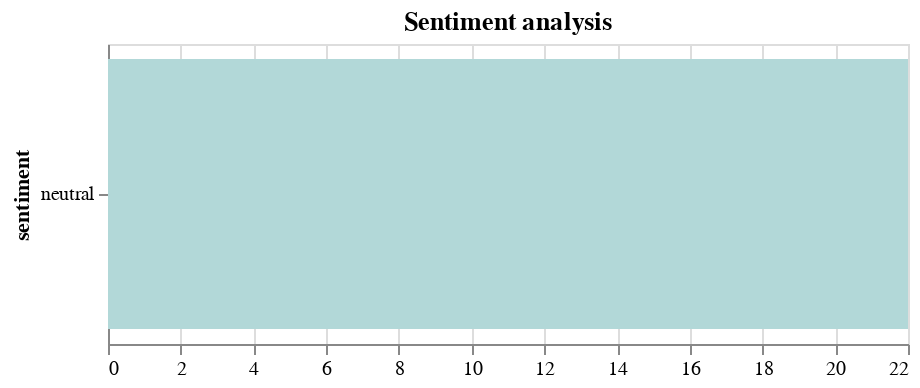

This figure's notebook cell:
### Markdown cell above
### Visualize data

### Code cell
import altair as alt

# create data to change colors in Altair plot
domain = ['neutral', 'positive', 'negative']
range_=['#b2d8d8',"#008080", '#db3d13']


alt.Chart(df).mark_bar().encode(
    x=alt.X('count()', title=None),
    y=alt.Y('sentiment', sort="-x"),
    color= alt.Color('sentiment', legend=None, scale=alt.Scale(domain=domain, range=range_))
).properties(
    title="Sentiment analysis",
    width=400,
    height=150,
)

### Figure 1 — Vega-Lite specification as saved in the notebook (floating-point values rounded to 4 significant figures)
{"config": {"view": {"continuousWidth": 400, "continuousHeight": 300}}, "data": {"name": "data-e450abb7408e300f4dcf6e20a8ec5e20"}, "mark": "bar", "encoding": {"color": {"field": "sentiment", "legend": null, "scale": {"domain": ["neutral", "positive", "negative"], "range": ["#b2d8d8", "#008080", "#db3d13"]}, "type": "nominal"}, "x": {"aggregate": "count", "title": null, "type": "quantitative"}, "y": {"field": "sentiment", "sort": "-x", "type": "nominal"}}, "height": 150, "title": "Sentiment analysis", "width": 400, "$schema": "https://vega.github.io/schema/vega-lite/v4.17.0.json", "datasets": {"data-e450abb7408e300f4dcf6e20a8ec5e20": [{"text": "the body of missing princeton university student misrach ewunetie has been found. https://t.co/66wv0od5ut", "created_at": "2022-10-20T19:58:17+00:00", "text_token": "['the', 'body', 'of', 'missing', 'princeton', 'university', 'student', 'misrach', 'ewunetie', 'has', 'been', 'found', 'https', 't', 'co', '66wv0od5ut']", "text_token_s": "['body', 'missing', 'princeton', 'university', 'student', 'misrach', 'ewunetie', 'found', '66wv0od5ut']", "text_si": "body missing princeton university student misrach ewunetie found 66wv0od5ut", "text_sil": "body missing princeton university student misrach ewunetie found 66wv0od5ut", "neg": 0.0, "neu": 1.0, "pos": 0.0, "compound": 0.0, "sentiment": "neutral"}, {"text": "uk prime minister liz truss quits after a disastrous six weeks in office, putting her on course to be britain's shortest-serving leader https://t.co/0o0xqscrxi", "created_at": "2022-10-20T12:37:10+00:00", "text_token": "['uk', 'prime', 'minister', 'liz', 'truss', 'quits', 'after', 'a', 'disastrous', 'six', 'weeks', 'in', 'office', 'putting', 'her', 'on', 'course', 'to', 'be', 'britain', 's', 'shortest', 'serving', 'leader', 'https', 't', 'co', '0o0xqscrxi']", "text_token_s": "['uk', 'prime', 'minister', 'liz', 'truss', 'quits', 'disastrous', 'six', 'weeks', 'office', 'putting', 'course', 'britain', 'shortest', 'serving', 'leader', '0o0xqscrxi']", "text_si": "prime minister liz truss quits disastrous six weeks office putting course britain shortest serving leader 0o0xqscrxi", "text_sil": "prime minister liz truss quits disastrous six weeks office putting course britain shortest serving leader 0o0xqscrxi", "neg": 0.0, "neu": 1.0, "pos": 0.0, "compound": 0.0, "sentiment": "neutral"}, {"text": "trump weighs letting federal agents return to mar-a-lago, potentially for a supervised search, as the government seeks to ensure all docs are returned. https://t.co/ppjifj2qqq", "created_at": "2022-10-19T23:03:37+00:00", "text_token": "['trump', 'weighs', 'letting', 'federal', 'agents', 'return', 'to', 'mar', 'a', 'lago', 'potentially', 'for', 'a', 'supervised', 'search', 'as', 'the', 'government', 'seeks', 'to', 'ensure', 'all', 'docs', 'are', 'returned', 'https', 't', 'co', 'ppjifj2qqq']", "text_token_s": "['trump', 'weighs', 'letting', 'federal', 'agents', 'return', 'mar', 'lago', 'potentially', 'supervised', 'search', 'government', 'seeks', 'ensure', 'docs', 'returned', 'ppjifj2qqq']", "text_si": "trump weighs letting federal agents return mar lago potentially supervised search government seeks ensure docs returned ppjifj2qqq", "text_sil": "trump weighs letting federal agents return mar lago potentially supervised search government seeks ensure docs returned ppjifj2qqq", "neg": 0.0, "neu": 1.0, "pos": 0.0, "compound": 0.0, "sentiment": "neutral"}, {"text": "britain's home secretary suella braverman quits, throwing the government of embattled prime minister liz truss into further turmoil. https://t.co/xizzmajsao", "created_at": "2022-10-19T16:17:29+00:00", "text_token": "['britain', 's', 'home', 'secretary', 'suella', 'braverman', 'quits', 'throwing', 'the', 'government', 'of', 'embattled', 'prime', 'minister', 'liz', 'truss', 'into', 'further', 'turmoil', 'https', 't', 'co', 'xizzmajsao']", "text_token_s": "['britain', 'home', 'secretary', 'suella', 'braverman', 'quits', 'throwing', 'government', 'embattled', 'prime', 'minister', 'liz', 'truss', 'turmoil', 'xizzmajsao']", "text_si": "britain home secretary suella braverman quits throwing government embattled prime minister liz truss turmoil xizzmajsao", "text_sil": "britain home secretary suella braverman quits throwing government embattled prime minister liz truss turmoil xizzmajsao", "neg": 0.0, "neu": 1.0, "pos": 0.0, "compound": 0.0, "sentiment": "neutral"}, {"text": "russian president vladimir putin signs a decree introducing martial law in four ukrainian regions that moscow recently claimed to have annexed https://t.co/i4d4skhrge", "created_at": "2022-10-19T12:02:15+00:00", "text_token": "['russian', 'president', 'vladimir', 'putin', 'signs', 'a', 'decree', 'introducing', 'martial', 'law', 'in', 'four', 'ukrainian', 'regions', 'that', 'moscow', 'recently', 'claimed', 'to', 'have', 'annexed', 'https', 't', 'co', 'i4d4skhrge']", "text_token_s": "['russian', 'president', 'vladimir', 'putin', 'signs', 'decree', 'introducing', 'martial', 'law', 'four', 'ukrainian', 'regions', 'moscow', 'recently', 'claimed', 'annexed', 'i4d4skhrge']", "text_si": "russian president vladimir putin signs decree introducing martial law four ukrainian regions moscow recently claimed annexed i4d4skhrge", "text_sil": "russian president vladimir putin signs decree introducing martial law four ukrainian regions moscow recently claimed annexed i4d4skhrge", "neg": 0.0, "neu": 1.0, "pos": 0.0, "compound": 0.0, "sentiment": "neutral"}, {"text": "rising food and housing costs drove uk inflation back to a 40-year high of 10.1% in september https://t.co/rzcvzuvhap", "created_at": "2022-10-19T09:04:45+00:00", "text_token": "['rising', 'food', 'and', 'housing', 'costs', 'drove', 'uk', 'inflation', 'back', 'to', 'a', '40', 'year', 'high', 'of', '10', '1', 'in', 'september', 'https', 't', 'co', 'rzcvzuvhap']", "text_token_s": "['rising', 'food', 'housing', 'costs', 'drove', 'uk', 'inflation', 'back', '40', 'year', 'high', '10', '1', 'september', 'rzcvzuvhap']", "text_si": "rising food housing costs drove inflation back year high september rzcvzuvhap", "text_sil": "rising food housing costs drove inflation back year high september rzcvzuvhap", "neg": 0.0, "neu": 1.0, "pos": 0.0, "compound": 0.0, "sentiment": "neutral"}, {"text": "jury finds paul flores guilty of first-degree murder in the death of kristin smart. his father was found not guilty of being an accessory to the murder. https://t.co/kiypga2ytv", "created_at": "2022-10-18T21:35:05+00:00", "text_token": "['jury', 'finds', 'paul', 'flores', 'guilty', 'of', 'first', 'degree', 'murder', 'in', 'the', 'death', 'of', 'kristin', 'smart', 'his', 'father', 'was', 'found', 'not', 'guilty', 'of', 'being', 'an', 'accessory', 'to', 'the', 'murder', 'https', 't', 'co', 'kiypga2ytv']", "text_token_s": "['jury', 'finds', 'paul', 'flores', 'guilty', 'first', 'degree', 'murder', 'death', 'kristin', 'smart', 'father', 'found', 'guilty', 'accessory', 'murder', 'kiypga2ytv']", "text_si": "jury finds paul flores guilty first degree murder death kristin smart father found guilty accessory murder kiypga2ytv", "text_sil": "jury finds paul flores guilty first degree murder death kristin smart father found guilty accessory murder kiypga2ytv", "neg": 0.0, "neu": 1.0, "pos": 0.0, "compound": 0.0, "sentiment": "neutral"}, {"text": "russian expat who was the main source for infamous trump dossier is acquitted of lying to the fbi, an embarrassing defeat for special counsel durham\nhttps://t.co/vu0cacf8zn", "created_at": "2022-10-18T20:29:03+00:00", "text_token": "['russian', 'expat', 'who', 'was', 'the', 'main', 'source', 'for', 'infamous', 'trump', 'dossier', 'is', 'acquitted', 'of', 'lying', 'to', 'the', 'fbi', 'an', 'embarrassing', 'defeat', 'for', 'special', 'counsel', 'durham', 'https', 't', 'co', 'vu0cacf8zn']", "text_token_s": "['russian', 'expat', 'main', 'source', 'infamous', 'trump', 'dossier', 'acquitted', 'lying', 'fbi', 'embarrassing', 'defeat', 'special', 'counsel', 'durham', 'vu0cacf8zn']", "text_si": "russian expat main source infamous trump dossier acquitted lying fbi embarrassing defeat special counsel durham vu0cacf8zn", "text_sil": "russian expat main source infamous trump dossier acquitted lying fbi embarrassing defeat special counsel durham vu0cacf8zn", "neg": 0.0, "neu": 1.0, "pos": 0.0, "compound": 0.0, "sentiment": "neutral"}, {"text": "a pilot and passenger are dead after a plane crashed into a car dealership lot near marietta, ohio. authorities say no one on the ground was injured https://t.co/xoyydu8lb6", "created_at": "2022-10-18T16:00:21+00:00", "text_token": "['a', 'pilot', 'and', 'passenger', 'are', 'dead', 'after', 'a', 'plane', 'crashed', 'into', 'a', 'car', 'dealership', 'lot', 'near', 'marietta', 'ohio', 'authorities', 'say', 'no', 'one', 'on', 'the', 'ground', 'was', 'injured', 'https', 't', 'co', 'xoyydu8lb6']", "text_token_s": "['pilot', 'passenger', 'dead', 'plane', 'crashed', 'car', 'dealership', 'lot', 'near', 'marietta', 'ohio', 'authorities', 'say', 'one', 'ground', 'injured', 'xoyydu8lb6']", "text_si": "pilot passenger dead plane crashed car dealership lot near marietta ohio authorities say one ground injured xoyydu8lb6", "text_sil": "pilot passenger dead plane crashed car dealership lot near marietta ohio authorities say one ground injured xoyydu8lb6", "neg": 0.0, "neu": 1.0, "pos": 0.0, "compound": 0.0, "sentiment": "neutral"}, {"text": "ukraine's president zelensky says 30% of the country's power stations have been destroyed in russia's latest round of attacks https://t.co/dy8rz68qm8", "created_at": "2022-10-18T10:33:29+00:00", "text_token": "['ukraine', 's', 'president', 'zelensky', 'says', '30', 'of', 'the', 'country', 's', 'power', 'stations', 'have', 'been', 'destroyed', 'in', 'russia', 's', 'latest', 'round', 'of', 'attacks', 'https', 't', 'co', 'dy8rz68qm8']", "text_token_s": "['ukraine', 'president', 'zelensky', 'says', '30', 'country', 'power', 'stations', 'destroyed', 'russia', 'latest', 'round', 'attacks', 'dy8rz68qm8']", "text_si": "ukraine president zelensky says country power stations destroyed russia latest round attacks dy8rz68qm8", "text_sil": "ukraine president zelensky says country power stations destroyed russia latest round attacks dy8rz68qm8", "neg": 0.0, "neu": 1.0, "pos": 0.0, "compound": 0.0, "sentiment": "neutral"}, {"text": "president biden announces the formal launch of the student loan forgiveness application website https://t.co/qw0k3trl4b", "created_at": "2022-10-17T19:27:45+00:00", "text_token": "['president', 'biden', 'announces', 'the', 'formal', 'launch', 'of', 'the', 'student', 'loan', 'forgiveness', 'application', 'website', 'https', 't', 'co', 'qw0k3trl4b']", "text_token_s": "['president', 'biden', 'announces', 'formal', 'launch', 'student', 'loan', 'forgiveness', 'application', 'website', 'qw0k3trl4b']", "text_si": "president biden announces formal launch student loan forgiveness application website qw0k3trl4b", "text_sil": "president biden announces formal launch student loan forgiveness application website qw0k3trl4b", "neg": 0.0, "neu": 1.0, "pos": 0.0, "compound": 0.0, "sentiment": "neutral"}, {"text": "a russian fighter jet has crashed into a residential building after taking off from a military airfield, state media reports https://t.co/reczia3ix3", "created_at": "2022-10-17T17:27:13+00:00", "text_token": "['a', 'russian', 'fighter', 'jet', 'has', 'crashed', 'into', 'a', 'residential', 'building', 'after', 'taking', 'off', 'from', 'a', 'military', 'airfield', 'state', 'media', 'reports', 'https', 't', 'co', 'reczia3ix3']", "text_token_s": "['russian', 'fighter', 'jet', 'crashed', 'residential', 'building', 'taking', 'military', 'airfield', 'state', 'media', 'reports', 'reczia3ix3']", "text_si": "russian fighter jet crashed residential building taking military airfield state media reports reczia3ix3", "text_sil": "russian fighter jet crashed residential building taking military airfield state media reports reczia3ix3", "neg": 0.0, "neu": 1.0, "pos": 0.0, "compound": 0.0, "sentiment": "neutral"}, {"text": "former president donald trump's company charged the secret service as much as $1,185 per night at its properties despite claims they'd stay free or \"at cost,\" house panel says https://t.co/v69rtpyzsq", "created_at": "2022-10-17T16:31:30+00:00", "text_token": "['former', 'president', 'donald', 'trump', 's', 'company', 'charged', 'the', 'secret', 'service', 'as', 'much', 'as', '1', '185', 'per', 'night', 'at', 'its', 'properties', 'despite', 'claims', 'they', 'd', 'stay', 'free', 'or', 'at', 'cost', 'house', 'panel', 'says', 'https', 't', 'co', 'v69rtpyzsq']", "text_token_s": "['former', 'president', 'donald', 'trump', 'company', 'charged', 'secret', 'service', 'much', '1', '185', 'per', 'night', 'properties', 'despite', 'claims', 'stay', 'free', 'cost', 'house', 'panel', 'says', 'v69rtpyzsq']", "text_si": "former president donald trump company charged secret service much 185 per night properties despite claims stay free cost house panel says v69rtpyzsq", "text_sil": "former president donald trump company charged secret service much 185 per night properties despite claims stay free cost house panel says v69rtpyzsq", "neg": 0.0, "neu": 1.0, "pos": 0.0, "compound": 0.0, "sentiment": "neutral"}, {"text": "steve bannon sentencing recommendation seeks six months in prison plus $200,000 in fines for contempt of congress conviction\nhttps://t.co/qq4l6vlou5", "created_at": "2022-10-17T13:08:39+00:00", "text_token": "['steve', 'bannon', 'sentencing', 'recommendation', 'seeks', 'six', 'months', 'in', 'prison', 'plus', '200', '000', 'in', 'fines', 'for', 'contempt', 'of', 'congress', 'conviction', 'https', 't', 'co', 'qq4l6vlou5']", "text_token_s": "['steve', 'bannon', 'sentencing', 'recommendation', 'seeks', 'six', 'months', 'prison', 'plus', '200', '000', 'fines', 'contempt', 'congress', 'conviction', 'qq4l6vlou5']", "text_si": "steve bannon sentencing recommendation seeks six months prison plus 200 000 fines contempt congress conviction qq4l6vlou5", "text_sil": "steve bannon sentencing recommendation seeks six months prison plus 200 000 fines contempt congress conviction qq4l6vlou5", "neg": 0.0, "neu": 1.0, "pos": 0.0, "compound": 0.0, "sentiment": "neutral"}, {"text": "blasts were heard in the ukrainian capital as a result of apparent russian missile strikes on monday morning. follow live updates.\nhttps://t.co/h0p9xux3wk", "created_at": "2022-10-17T05:12:01+00:00", "text_token": "['blasts', 'were', 'heard', 'in', 'the', 'ukrainian', 'capital', 'as', 'a', 'result', 'of', 'apparent', 'russian', 'missile', 'strikes', 'on', 'monday', 'morning', 'follow', 'live', 'updates', 'https', 't', 'co', 'h0p9xux3wk']", "text_token_s": "['blasts', 'heard', 'ukrainian', 'capital', 'result', 'apparent', 'russian', 'missile', 'strikes', 'monday', 'morning', 'follow', 'live', 'updates', 'h0p9xux3wk']", "text_si": "blasts heard ukrainian capital result apparent russian missile strikes monday morning follow live updates h0p9xux3wk", "text_sil": "blasts heard ukrainian capital result apparent russian missile strikes monday morning follow live updates h0p9xux3wk", "neg": 0.0, "neu": 1.0, "pos": 0.0, "compound": 0.0, "sentiment": "neutral"}, {"text": "authorities in central california have arrested a man in connection with a series of killings that claimed the lives of six people https://t.co/nlzrnsmb11", "created_at": "2022-10-15T23:48:28+00:00", "text_token": "['authorities', 'in', 'central', 'california', 'have', 'arrested', 'a', 'man', 'in', 'connection', 'with', 'a', 'series', 'of', 'killings', 'that', 'claimed', 'the', 'lives', 'of', 'six', 'people', 'https', 't', 'co', 'nlzrnsmb11']", "text_token_s": "['authorities', 'central', 'california', 'arrested', 'man', 'connection', 'series', 'killings', 'claimed', 'lives', 'six', 'people', 'nlzrnsmb11']", "text_si": "authorities central california arrested man connection series killings claimed lives six people nlzrnsmb11", "text_sil": "authorities central california arrested man connection series killings claimed lives six people nlzrnsmb11", "neg": 0.0, "neu": 1.0, "pos": 0.0, "compound": 0.0, "sentiment": "neutral"}, {"text": "bruce sutter, a cy young award-winning relief pitcher and world series champion who pioneered the split-finger fastball, has died at 69. https://t.co/rdnsvno63v", "created_at": "2022-10-14T20:06:13+00:00", "text_token": "['bruce', 'sutter', 'a', 'cy', 'young', 'award', 'winning', 'relief', 'pitcher', 'and', 'world', 'series', 'champion', 'who', 'pioneered', 'the', 'split', 'finger', 'fastball', 'has', 'died', 'at', '69', 'https', 't', 'co', 'rdnsvno63v']", "text_token_s": "['bruce', 'sutter', 'cy', 'young', 'award', 'winning', 'relief', 'pitcher', 'world', 'series', 'champion', 'pioneered', 'split', 'finger', 'fastball', 'died', '69', 'rdnsvno63v']", "text_si": "bruce sutter young award winning relief pitcher world series champion pioneered split finger fastball died rdnsvno63v", "text_sil": "bruce sutter young award winning relief pitcher world series champion pioneered split finger fastball died rdnsvno63v", "neg": 0.0, "neu": 1.0, "pos": 0.0, "compound": 0.0, "sentiment": "neutral"}, {"text": "judge throws out one of five charges against igor danchenko, main source of trump-russia dossier, in major setback for special counsel durham's probe https://t.co/rhtcheq0ei", "created_at": "2022-10-14T19:39:52+00:00", "text_token": "['judge', 'throws', 'out', 'one', 'of', 'five', 'charges', 'against', 'igor', 'danchenko', 'main', 'source', 'of', 'trump', 'russia', 'dossier', 'in', 'major', 'setback', 'for', 'special', 'counsel', 'durham', 's', 'probe', 'https', 't', 'co', 'rhtcheq0ei']", "text_token_s": "['judge', 'throws', 'one', 'five', 'charges', 'igor', 'danchenko', 'main', 'source', 'trump', 'russia', 'dossier', 'major', 'setback', 'special', 'counsel', 'durham', 'probe', 'rhtcheq0ei']", "text_si": "judge throws one five charges igor danchenko main source trump russia dossier major setback special counsel durham probe rhtcheq0ei", "text_sil": "judge throws one five charges igor danchenko main source trump russia dossier major setback special counsel durham probe rhtcheq0ei", "neg": 0.0, "neu": 1.0, "pos": 0.0, "compound": 0.0, "sentiment": "neutral"}, {"text": "robbie coltrane, the actor who brought to life the lovable gamekeeper hagrid in the harry potter film franchise, died friday, according to his agent. https://t.co/prw2bt21ry https://t.co/cavfrexhri", "created_at": "2022-10-14T17:30:19+00:00", "text_token": "['robbie', 'coltrane', 'the', 'actor', 'who', 'brought', 'to', 'life', 'the', 'lovable', 'gamekeeper', 'hagrid', 'in', 'the', 'harry', 'potter', 'film', 'franchise', 'died', 'friday', 'according', 'to', 'his', 'agent', 'https', 't', 'co', 'prw2bt21ry', 'https', 't', 'co', 'cavfrexhri']", "text_token_s": "['robbie', 'coltrane', 'actor', 'brought', 'life', 'lovable', 'gamekeeper', 'hagrid', 'harry', 'potter', 'film', 'franchise', 'died', 'friday', 'according', 'agent', 'prw2bt21ry', 'cavfrexhri']", "text_si": "robbie coltrane actor brought life lovable gamekeeper hagrid harry potter film franchise died friday according agent prw2bt21ry cavfrexhri", "text_sil": "robbie coltrane actor brought life lovable gamekeeper hagrid harry potter film franchise died friday according agent prw2bt21ry cavfrexhri", "neg": 0.0, "neu": 1.0, "pos": 0.0, "compound": 0.0, "sentiment": "neutral"}, {"text": "former president trump has not said whether he will comply with a subpoena by the house select committee investigating the january 6, 2021, capitol hill insurrection https://t.co/0ynzmnguuw", "created_at": "2022-10-14T14:52:35+00:00", "text_token": "['former', 'president', 'trump', 'has', 'not', 'said', 'whether', 'he', 'will', 'comply', 'with', 'a', 'subpoena', 'by', 'the', 'house', 'select', 'committee', 'investigating', 'the', 'january', '6', '2021', 'capitol', 'hill', 'insurrection', 'https', 't', 'co', '0ynzmnguuw']", "text_token_s": "['former', 'president', 'trump', 'said', 'whether', 'comply', 'subpoena', 'house', 'select', 'committee', 'investigating', 'january', '6', '2021', 'capitol', 'hill', 'insurrection', '0ynzmnguuw']", "text_si": "former president trump said whether comply subpoena house select committee investigating january 2021 capitol hill insurrection 0ynzmnguuw", "text_sil": "former president trump said whether comply subpoena house select committee investigating january 2021 capitol hill insurrection 0ynzmnguuw", "neg": 0.0, "neu": 1.0, "pos": 0.0, "compound": 0.0, "sentiment": "neutral"}, {"text": "kwasi kwarteng has been fired as britain's chancellor just weeks into the job, a senior source inside downing street has confirmed to cnn.\n\nfollow live updates 👉 https://t.co/4ec7sm1ctv", "created_at": "2022-10-14T11:44:29+00:00", "text_token": "['kwasi', 'kwarteng', 'has', 'been', 'fired', 'as', 'britain', 's', 'chancellor', 'just', 'weeks', 'into', 'the', 'job', 'a', 'senior', 'source', 'inside', 'downing', 'street', 'has', 'confirmed', 'to', 'cnn', 'follow', 'live', 'updates', 'https', 't', 'co', '4ec7sm1ctv']", "text_token_s": "['kwasi', 'kwarteng', 'fired', 'britain', 'chancellor', 'weeks', 'job', 'senior', 'source', 'inside', 'downing', 'street', 'confirmed', 'cnn', 'follow', 'live', 'updates', '4ec7sm1ctv']", "text_si": "kwasi kwarteng fired britain chancellor weeks job senior source inside downing street confirmed cnn follow live updates 4ec7sm1ctv", "text_sil": "kwasi kwarteng fired britain chancellor weeks job senior source inside downing street confirmed cnn follow live updates 4ec7sm1ctv", "neg": 0.0, "neu": 1.0, "pos": 0.0, "compound": 0.0, "sentiment": "neutral"}, {"text": "kroger announces it's merging with albertsons in a $24.6 billion deal, creating one of the largest grocery store chains in the us https://t.co/s3fzgtffic", "created_at": "2022-10-14T11:40:16+00:00", "text_token": "['kroger', 'announces', 'it', 's', 'merging', 'with', 'albertsons', 'in', 'a', '24', '6', 'billion', 'deal', 'creating', 'one', 'of', 'the', 'largest', 'grocery', 'store', 'chains', 'in', 'the', 'us', 'https', 't', 'co', 's3fzgtffic']", "text_token_s": "['kroger', 'announces', 'merging', 'albertsons', '24', '6', 'billion', 'deal', 'creating', 'one', 'largest', 'grocery', 'store', 'chains', 'us', 's3fzgtffic']", "text_si": "kroger announces merging albertsons billion deal creating one largest grocery store chains s3fzgtffic", "text_sil": "kroger announces merging albertsons billion deal creating one largest grocery store chains s3fzgtffic", "neg": 0.0, "neu": 1.0, "pos": 0.0, "compound": 0.0, "sentiment": "neutral"}]}}
